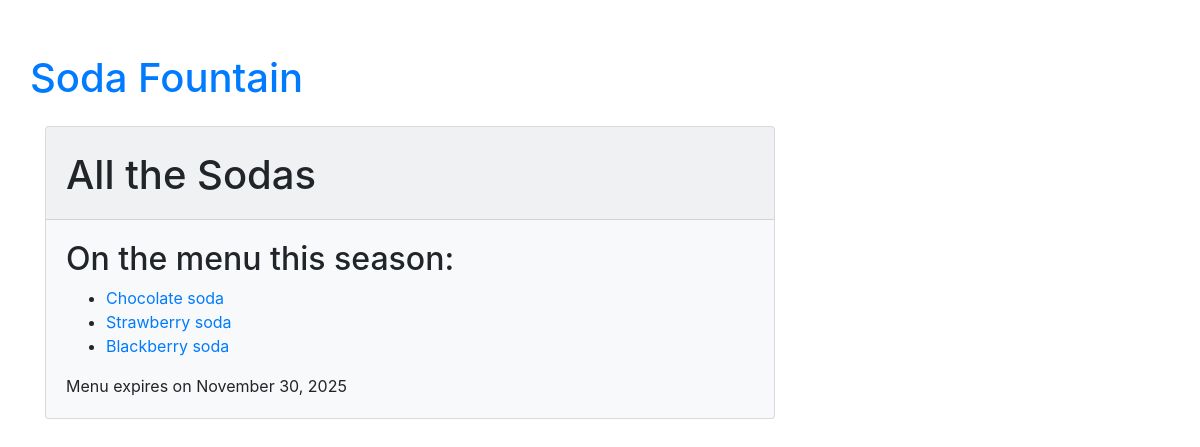
Before: /menu/534/ with the older database file.
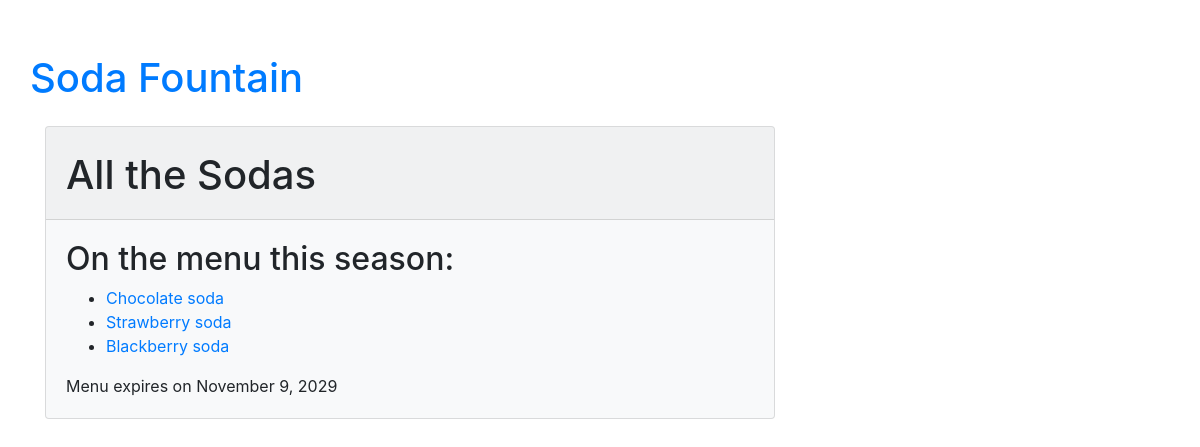
After: the same page with the newer database file.
### menu/models.py (models this page shows, shortened)
class Menu(models.Model):
    season = models.CharField(max_length=20)  # Required Field
    items = models.ManyToManyField('Item', related_name='items')  # Required Field
    created_date = models.DateTimeField(default=timezone.now)  # Hidden Field
    expiration_date = models.DateField()  # Required Field

### menu/views.py (the view)
# urls.py: path('menu/<pk>/', views.menu_detail, name='menu_detail'),
def menu_detail(request, pk):
    try:
        menu = models.Menu.objects.prefetch_related('items').get(pk=pk)
    except ObjectDoesNotExist:
        raise Http404
    return render(request, 'menu/menu_detail.html', {'menu': menu})

### menu/models.py (called while the page is built)
    def __str__(self):
        return self.name

### menu/templates/menu/menu_detail.html (shortened to what this page needs)
{% extends 'base.html' %}
{% block content %}
    <div class="content container">
        <div class="row">
            <div class="col-md-8">
                <div class="card bg-light mb-3">
                    <div class="card-header pt-4">
                        <h1>
                            {{ menu.season }}
                        </h1>
                    </div>
                    <div class="card-body">
                        <h2>On the menu this season:</h2>
                        <ul>
                            {% for item in menu.items.all %}
                                <li><a href="{% url 'menu:item_detail' pk=item.pk %}">{{ item }}</a></li>
                            {% endfor %}
                        </ul>
                        {% if menu.expiration_date %}
                            <div class="date">
                                Menu expires on {{ menu.expiration_date|date:"F j, Y" }}
                            </div>
                        {% endif %}
                    </div>
                </div>
            </div>
        </div>
    </div>
{% endblock %}

Changed rows visible on the page:
changed Menu "All the Sodas": expiration_date "November 30, 2025" → "November 9, 2029"
